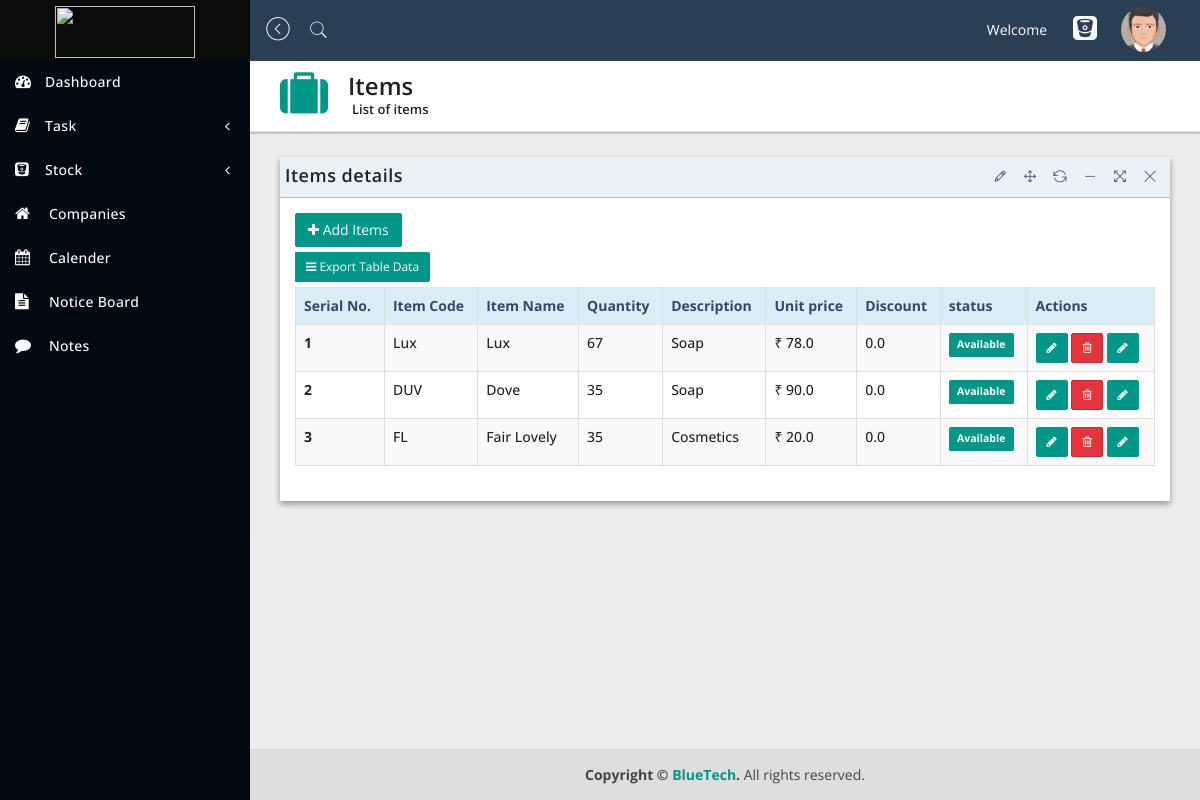
Screenshot of /sales/item/ with the database file from the repository.
### Sales/models.py (models this page shows, shortened)
class Product(models.Model):
    itemcode = models.CharField(primary_key=True, max_length=20)
    itemname = models.CharField(max_length=100)
    quantity = models.IntegerField()
    price = models.FloatField()
    discount = models.FloatField(default=0)
    description = models.CharField(max_length=500, blank=True)

### Sales/views.py (the view)
# urls.py: path('item/', views.add_item, name='add_item'),
def add_item(request):
    products = Product.objects.all()
    if request.method == "POST":
        product_form = ProductForm(request.POST)
        if product_form.is_valid():
            product_form.save()
            return redirect("sales:add_item")
        return HttpResponse("Error")
    else:
        product_form = ProductForm()
    return render(request, 'Sales/items.html', {"product_form": product_form, "products": products})

### Sales/templates/Sales/items.html (shortened to what this page needs)
{% extends 'home/navbar.html' %}
{% load widget_tweaks %}
{% block body %}
     <div class="content-wrapper">
            <section class="content-header">
               <div class="header-icon">
                  <i class="fa fa-suitcase"></i>
               </div>
               <div class="header-title">
                  <h1>Items</h1>
                  <small>List of items</small>
               </div>
            </section>
            <section class="content">
               <div class="row">
                  <div class="col-sm-12">
                     <div class="panel panel-bd lobidrag">
                        <div class="panel-heading">
                           <div class="btn-group" id="buttonexport">
                              <a href="#">
                                 <h4>Items details</h4>
                              </a>
                           </div>
                        </div>
                        <div class="panel-body">
                           <div class="btn-group">
                              <div class="buttonexport">
                                 <a href="#" class="btn btn-add" data-toggle="modal" data-target="#additem"><i class="fa fa-plus"></i> Add Items</a>
                              </div>
                              <button class="btn btn-exp btn-sm dropdown-toggle" data-toggle="dropdown"><i class="fa fa-bars"></i> Export Table Data</button>
                           </div>
                           <div class="table-responsive">
                              <table id="dataTableExample1" class="table table-bordered table-striped table-hover">
                                 <thead>
                                    <tr class="info">
                                       <th>Serial No.</th>
                                       <th>Item Code</th>
                                       <th>Item Name</th>
                                       <th>Quantity</th>
                                       <th>Description</th>
                                       <th>Unit price</th>
                                       <th>Discount</th>
                                       <th>status</th>
                                        <th>Actions</th>
                                    </tr>
                                 </thead>
                                 <tbody>
                                 {% for item in products %}
                                    <tr>
                                       <td>
                                          <div >
                                             <label >{{ forloop.counter }}</label>
                                          </div>
                                       </td>
                                       <td>{{ item.itemcode }}</td>
                                       <td>{{ item.itemname}}</td>
                                       <td>{{ item.quantity }}</td>
                                       <td>{{ item.description}}</td>
                                       <td>&#8377; {{ item.price }}</td>
                                       <td>{{ item.discount }}</td>
                                        {% if item.quantity == 0 %}
                                            <td>
                                                <span class="label-danger label label-default">Out of stock</span>
                                            </td>
                                        {% else %}
                                            <td>
                                                <span class="label-custom label label-default">Available</span>
                                            </td>
                                        {% endif %}
                                    <td>
                                                    <a href="{% url 'sales:update_product' item.itemcode %}" type="button" class="btn btn-add btn-sm" data-toggle="modal"><i class="fa fa-pencil"></i>
                                                    </a>
                                                    <a href="{% url 'sales:remove_product' item.itemcode %}" type="button" class="btn btn-danger btn-sm"
                                                            data-toggle="modal"><i class="fa fa-trash-o"></i></a>
                                                    <a href="{% url 'sales:detail_product' item.itemcode %}" type="button" class="btn btn-add btn-sm" data-toggle="modal"><i class="fa fa-pencil"></i>
                                                    </a>
                                    </td>
                                    </tr>
                                 {% endfor %}
                                 </tbody>
                              </table>
                           </div>
                        </div>
                     </div>
                  </div>
               </div>
            </section>
         </div>
{% endblock %}

### rows the page displays
Product: itemcode "Lux", itemname "Lux", quantity "67", description "Soap", price "78.0", discount "0.0", shows "Available"
Product: itemcode "DUV", itemname "Dove", quantity "35", description "Soap", price "90.0", discount "0.0", shows "Available"
Product: itemcode "FL", itemname "Fair Lovely", quantity "35", description "Cosmetics", price "20.0", discount "0.0", shows "Available"
